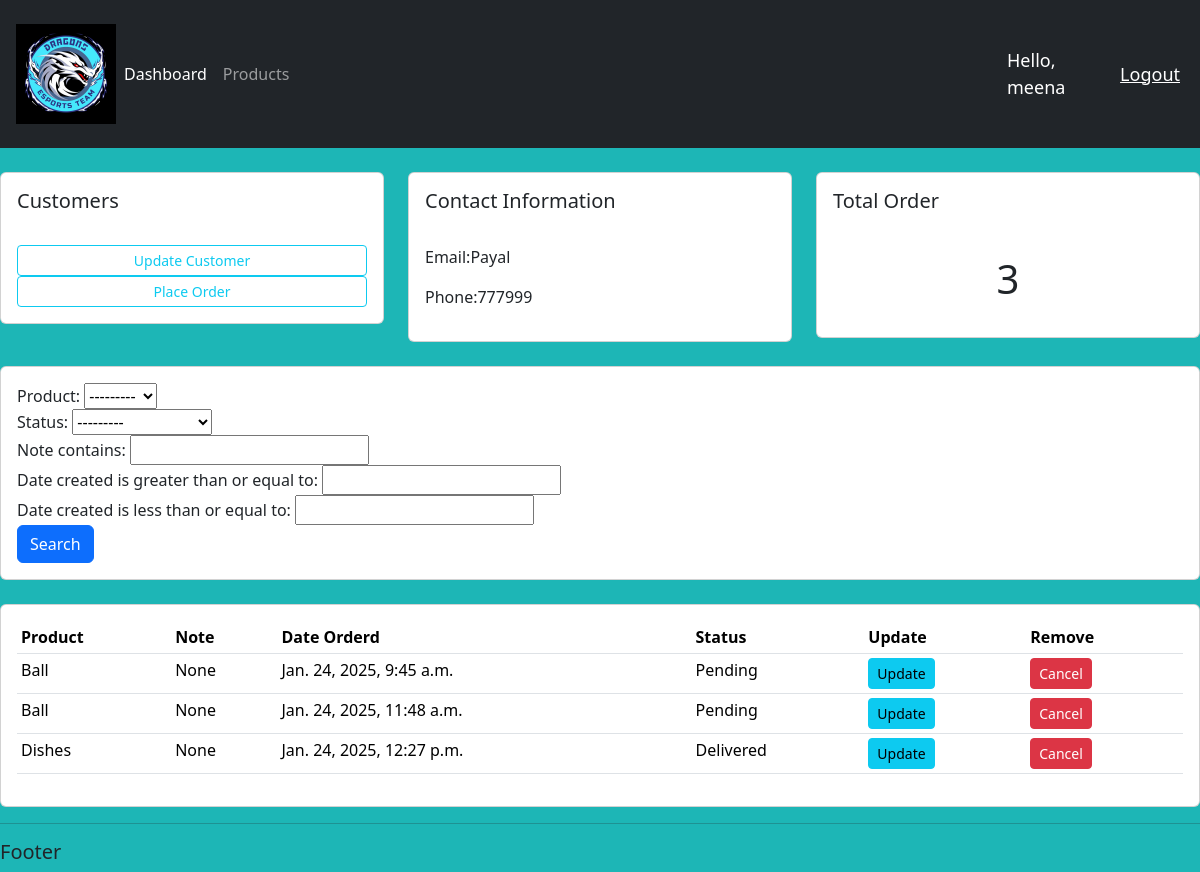
/customer/1/ (signed in), run on an earlier commit of the app's database.
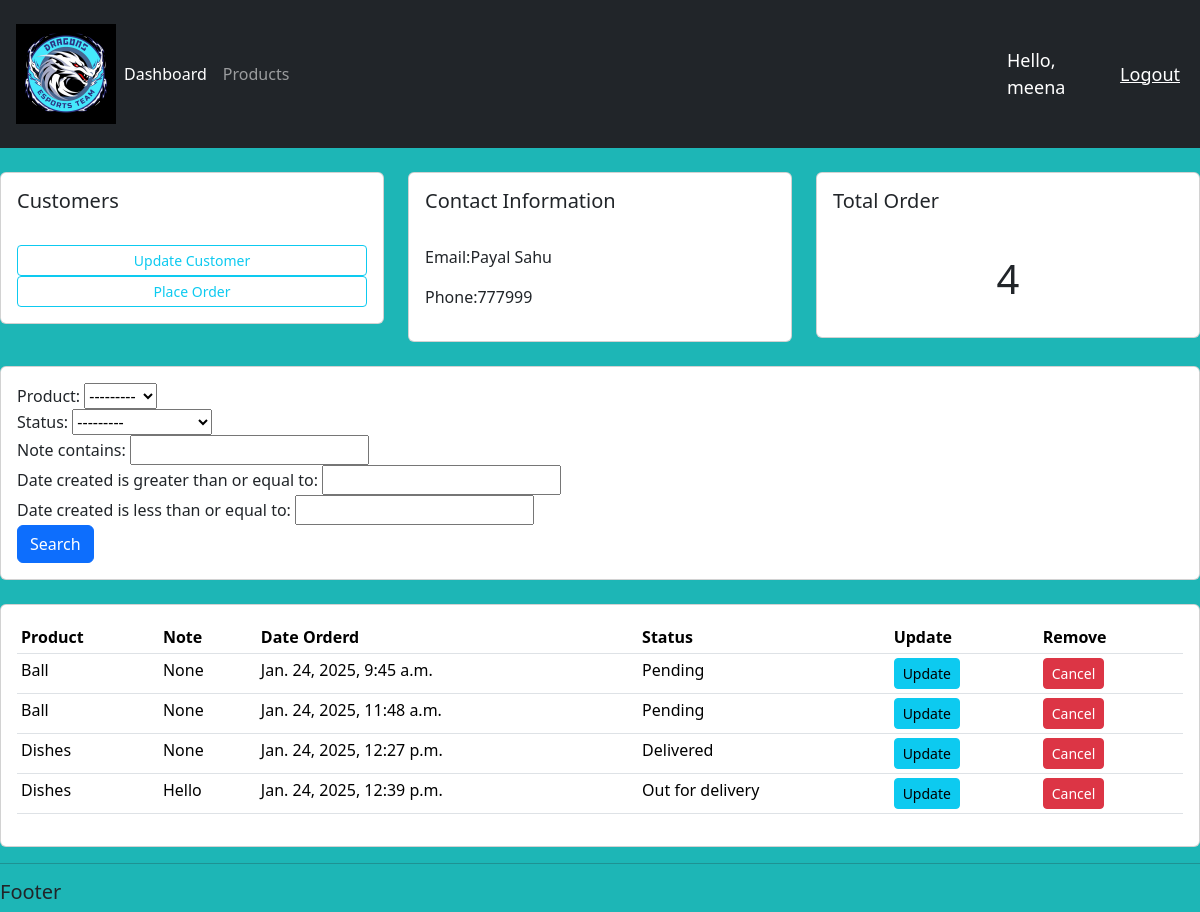
And on a later commit of the database.
### accounts/models.py (models this page shows, shortened)
class Customer(models.Model):
    user = models.OneToOneField(User, null=True, blank=True, on_delete=models.CASCADE)
    name = models.CharField(max_length=200, null=True)
    phone = models.CharField(max_length=200, null=True)
    email = models.CharField(max_length=200, null=True)
    profile_pic = models.ImageField( default="profile.png", null=True, blank=True)
    date_created = models.DateTimeField(auto_now_add=True, null=True)

class Order(models.Model):
    STATUS = (
        ('Pending', 'Pending'),
        ('Out for delivery', 'Out for delivery'),
        ('Delivered', 'Delivered'),
    )
    customer = models.ForeignKey(Customer, null=True, on_delete=models.SET_NULL)
    product = models.ForeignKey(Product, null=True, on_delete=models.SET_NULL)
    date_created = models.DateTimeField(auto_now_add=True, null=True)
    status = models.CharField(max_length=200, null=True, choices=STATUS)
    note = models.CharField(max_length=1000, null=True)

class Product(models.Model):
    CATEGORY = (
        ('Indoor', 'Indoor'),
        ('Out Door', 'Out Door'),
    )
    name = models.CharField(max_length=200, null=True)
    price = models.FloatField(null=True)
    category = models.CharField(max_length=200, null=True, choices=CATEGORY)
    description = models.CharField(max_length=200, null=True, blank=True)
    date_created = models.DateTimeField(auto_now_add=True, null=True)
    tags = models.ManyToManyField(Tag)
    def __str__(self):
        return self.name if self.name else "Unknown Product"

### accounts/decorators.py (the view)
      def wrapper_func(request, *args, **kwargs):
         group = None
         if request.user.groups.exists():
            group = request.user.groups.all()[0].name
         if group in allowed_roles:
            return view_func(request, *args, **kwargs)
         else:
            return HttpResponse('You are not authorized to view this page')

### accounts/views.py (called while the page is built)
@login_required(login_url='login')
@allowed_users(allowed_roles=['admin'])
def customer(request, pk_test):
    customer = Customer.objects.get(id=pk_test)
    orders = customer.order_set.all()
    order_count = orders.count()
    myfilter = OrderFilter(request.GET, queryset=orders)
    orders = myfilter.qs
    context = {'customer': customer, 'orders': orders, 'order_count': order_count, 'myfilter': myfilter}
    return render(request, 'accounts/customer.html', context)

### accounts/templates/accounts/customer.html
{% extends 'accounts/main.html' %}
{% block content %}
<br>
<div class="row">
    <div class="col-md">
        <div class="card card-body">
            <h5>Customers</h5>
            <br>
            <a class="btn btn-outline-info btn-sm btn-block" href="">Update Customer</a>
            <a class="btn btn-outline-info btn-sm btn-block" href="{% url 'create_order' customer.id%}">Place Order</a>
        </div>
    </div>
    <div class="col-md">
        <div class="card card-body">
            <h5>Contact Information</h5>
            <br>
            <p>Email:{{customer.name}}</p>
            <p>Phone:{{customer.phone}}</p>
        </div>
    </div>
    <div class="col-md">
        <div class="card card-body">
            <h5>Total Order</h5>
            <br>
            <h1 style="text-align: center; padding: 10px;">{{order_count}}</h1>
        </div>
    </div>
</div>
<br>
<div class="row">
    <div class="col">
        <div class="card card-body">
            <form method="get">
                {{myfilter.form}}
                <button class="btn btn-primary" type="submit">Search</button>
            </form>
        </div>
    </div>
</div>
<br>
<div class="row">
    <div class="col-md">
        <div class="card card-body">
            <table class="table table-sm">
                <tr>
					<th>Product</th>
					<th>Note</th>
					<th>Date Orderd</th>
					<th>Status</th>
					<th>Update</th>
					<th>Remove</th>
				</tr>
                {% for order in orders %}
                <tr>
                    <td>{{order.product}}</td>
                    <td>{{order.note}}</td>
                    <td>{{order.date_created}}</td>
                    <td>{{order.status}}</td>
                    <td><a class= "btn btn-sm btn-info" href="{% url 'update_order' order.id%}">Update</a></td>
                    <td><a  class= "btn btn-sm btn-danger" href="{% url 'delete_order' order.id%}">Cancel</a></td>
                </tr>
            {% endfor %}
            </table>
        </div>
    </div>
</div>
{% endblock %}

### accounts/templates/accounts/main.html (shortened to what this page needs)
{% load static %}
<!DOCTYPE html>
<html lang="en">
<head>
    <link href="https://cdn.jsdelivr.net/npm/bootstrap@5.3.3/dist/css/bootstrap.min.css" rel="stylesheet">
    <link rel="stylesheet" type="text/css" href="{% static '/css/main.css' %}">
</head>
<body>
    {% include 'accounts/navbar.html' %}
    {% block content %}
    {% endblock %}
    <hr>
    <h5>Footer</h5>
</body>
</html>

### accounts/templates/accounts/navbar.html (shortened to what this page needs)
{% load static %}
<nav class="navbar navbar-expand-lg navbar-dark bg-dark">
    <div class="container-fluid p-3">
       <img src="{% static '/images/logo.webp' %}" alt="logo" id="logo">
      <div class="collapse navbar-collapse" id="navbarNav">
        <ul class="navbar-nav">
          {% if request.user.is_staff%}
          <li class="nav-item">
            <a class="nav-link active" id="my-id" aria-current="page" href="{% url 'home'%}">Dashboard</a>
          </li>
          <li class="nav-item">
            <a class="nav-link" href="{% url 'products'%}">Products</a>
          </li>
          {%else%}
          <li class="nav-item">
            <a class="nav-link" href="{% url 'account'%}">Settings</a>
          {% endif%}
        </ul>
      </div>
    </div>
    <span class="hello-msg">Hello, {{request.user}} </span>
    <span><a class="hello-msg" href = "{%url 'logout'%}">Logout</a></span>
  </nav>

### static/css/main.css (style rules this page uses)
body { background-color:rgb(29, 182, 182); }
#logo { width: 100px; color: tomato; }

### accounts/templates/accounts/navbar.html (style rules this page uses)
.hello-msg { font-size: 18px; color: #fff; margin-right: 20px; }

What changed in the data, as far as the page shows it:
changed Customer: name "Payal" → "Payal Sahu"
now on this page (row edited): Order: product "Dishes", note "Hello", date_created "Jan. 24, 2025, 12:39 p.m.", status "Out for delivery"
Also different on the page:
{{ order_count }}: "3" → "4"
